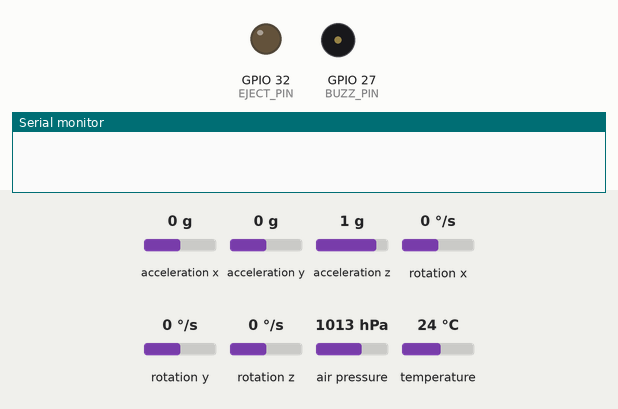
Recording of a sketch running on a simulated ESP32. Parts: output pins drawn as LEDs (lit = HIGH), buzzer (waves = sounding, pin HIGH), the last lines printed to the serial monitor. Inputs (shaded band) come from the test bench; at power-on: acceleration x 0 g, acceleration y 0 g, acceleration z 1 g, rotation x 0 °/s, rotation y 0 °/s, rotation z 0 °/s, air pressure 1013 hPa, temperature 24 °C. Storage starts empty.

Above: at 0.0 s.
At 1.1 s:
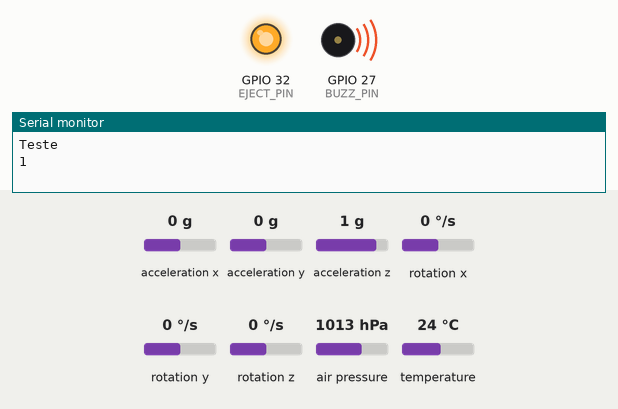
At 1.6 s:
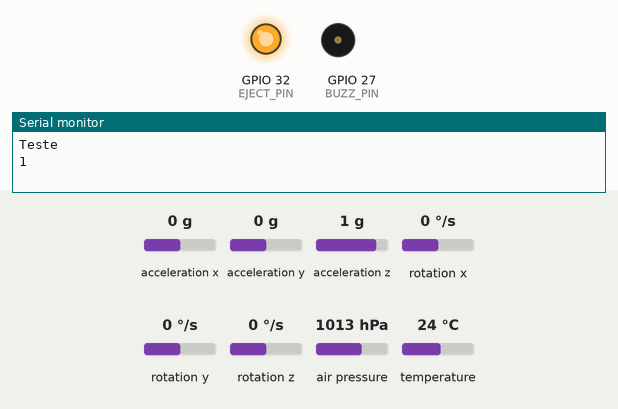
Timing chart, 0 to 3.1 s (numbered marks = the images above):
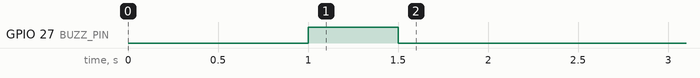

The sketch:

BMP280_MPU6050_Cart_oSD.ino
```cpp
#include <Wire.h>
#include <SPI.h>
#include <SD.h>
#include <Adafruit_Sensor.h>
#include <Adafruit_BMP280.h>
#include <Adafruit_MPU6050.h>

#define EJECT_PIN 32
#define BUZZ_PIN 27
#define BMP_SDA 21
#define BMP_SCL 22
// CS: 4, MOSI: 23, CLK: 18, MISO: 19

Adafruit_BMP280 bmp;
Adafruit_MPU6050 mpu;

float altitudeInicial;

File dataFile;
float checkAltitude[3] = {0,0,0};

void setup() {
  Serial.begin(115200);
  delay(1000);
  Serial.println("Teste");
  pinMode(EJECT_PIN, OUTPUT);
  pinMode(BUZZ_PIN, OUTPUT);
  digitalWrite(EJECT_PIN, HIGH);

  Serial.println("1");
  digitalWrite(BUZZ_PIN, HIGH);
  delay(500);
  digitalWrite(BUZZ_PIN, LOW);
  delay(500);

  if (!mpu.begin()) {
    Serial.println(F("Erro ao iniciar o MPU6050. Verifique as conexões!"));
    digitalWrite(BUZZ_PIN, HIGH);
    delay(500);
    digitalWrite(BUZZ_PIN, LOW);
    delay(500);
    while (1);
  }

  if (!bmp.begin(0x76)) {
    Serial.println(F("Erro ao iniciar o BMP280. Verifique as conexões!"));
    for(int i = 0; i < 2; i++){
      digitalWrite(BUZZ_PIN, HIGH);
      delay(500);
      digitalWrite(BUZZ_PIN, LOW);
      delay(500);
    }
    while (1);
  }

  Serial.println("2");

  if (!SD.begin(4)) {
    Serial.println(F("Erro ao iniciar o cartão SD. Verifique a conexão e o formato do cartão."));
      for(int i = 0; i < 3; i++){
      digitalWrite(BUZZ_PIN, HIGH);
      delay(500);
      digitalWrite(BUZZ_PIN, LOW);
      delay(500);
    }
    while (1);
  }


  mpu.setAccelerometerRange(MPU6050_RANGE_8_G);
  mpu.setGyroRange(MPU6050_RANGE_500_DEG);
  mpu.setFilterBandwidth(MPU6050_BAND_5_HZ);


  altitudeInicial = bmp.readAltitude();


  dataFile = SD.open("/altitude_data.txt", FILE_APPEND);
  if (dataFile) {
    dataFile.println("-------------------------------------------------- TESTE --------------------------------------------------");
    dataFile.println("------------------------------------------------- LIGADO --------------------------------------------------");
    dataFile.println("-----------------------------------------------------------------------------------------------------------");
    dataFile.close();
  } else {
    Serial.println(F("Erro ao abrir o arquivo no cartão SD."));
  }
}

void loop() {
  sensors_event_t a, g, temp;
  mpu.getEvent(&a, &g, &temp);
  float altitude = bmp.readAltitude();
  float altitudeNormal = altitude - altitudeInicial;
  float aceX, aceY, aceZ, giroX, giroY, giroZ;
  aceX = a.acceleration.x;
  aceY = a.acceleration.y;
  aceZ = a.acceleration.z;
  giroX = g.gyro.x;
  giroY = g.gyro.y;
  giroZ = g.gyro.z;

  bool recuperarAlt = false;
  bool recuperarGiro = false;

  //checkAltitude mantém as informações de altitude dos últimos 3 segundos, se no decorrer dos 3 segundos a altitude apenas diminuir, acionaremos a recuperação
  checkAltitude[0] = checkAltitude[1];
  checkAltitude[1] = checkAltitude[2];
  checkAltitude[2] = altitude;

  float margemErro = 0.5;
  if (checkAltitude[0] > (checkAltitude[1] + margemErro) && checkAltitude[1] > (checkAltitude[2] + margemErro)) {
    Serial.println("recuperacao pela Altitude");
    recuperarAlt = true;
  }

  //sensGiro é a velocidade em graus por segundo que ativará a recuperação, aumente ou diminua conforme necessidade
  float sensGiro = 5;
  if (((giroX > sensGiro || giroX < -sensGiro) || (giroY > sensGiro || giroY < -sensGiro)) && altitudeNormal > 275){
    Serial.println("recuperacao pelo Giroscopio");
    recuperarGiro = true;
  }

  if(recuperarAlt || recuperarGiro){
    recuperar();
  } else{
    digitalWrite(EJECT_PIN, HIGH);
    digitalWrite(BUZZ_PIN, LOW);
  }

  dataFile = SD.open("/altitude_data.txt", FILE_APPEND);
  if (dataFile) {
    dataFile.println("Altitude: " + String(altitudeNormal) + " metros" + ", Aceleração X: " + String(aceX) + ", Y:" + String(aceY) + ", Z:" + String(aceZ) + "m/s^2" + ", Giroscópio X:" + String(giroX) + ", Y:" + String(giroY) + ", Z:" + String(giroZ) + " deg/s");
    if(recuperarAlt)
      dataFile.println("Recuperação pela altitude");
    if(recuperarGiro)
      dataFile.println("Recuperação pelo giroscópio");
    dataFile.close();
  } else {
    Serial.println(F("Erro ao abrir o arquivo no cartão SD."));
  }

  recuperarAlt = false;
  recuperarGiro = false;

  delay(1000);
}

void recuperar(){
  digitalWrite(EJECT_PIN, LOW);
  digitalWrite(BUZZ_PIN, HIGH);
}
```
